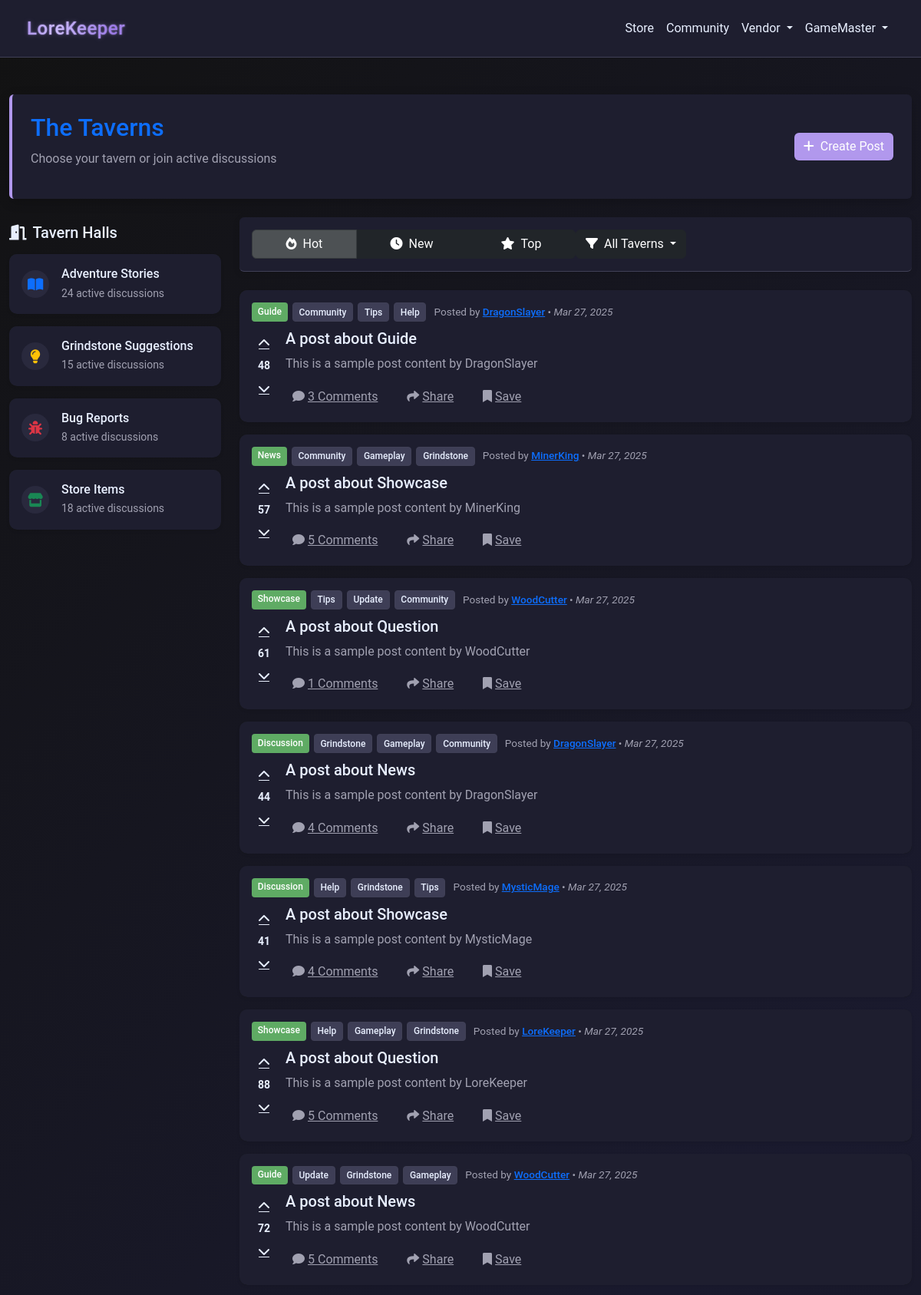
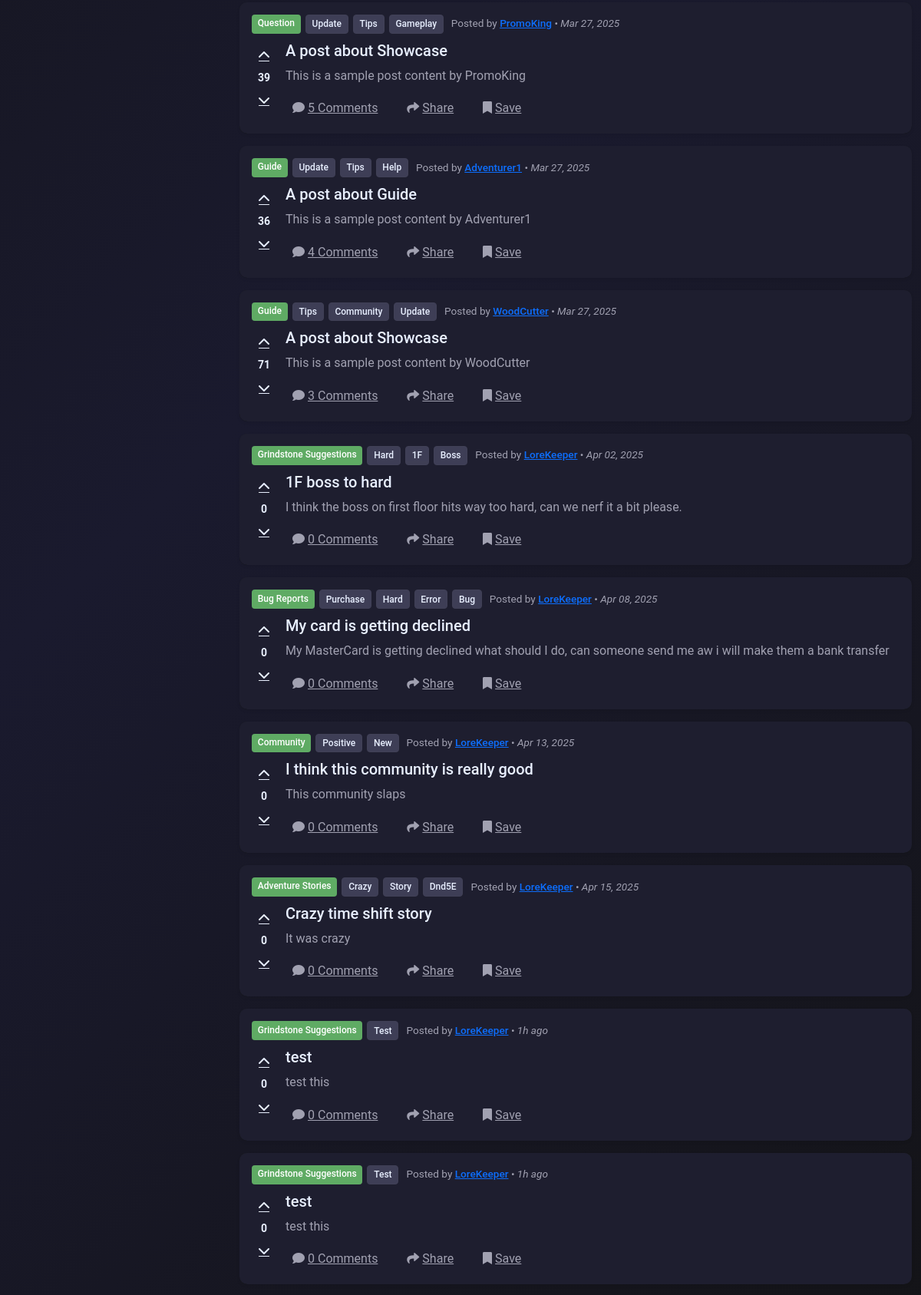
Page /taverns/ (signed in, upper part) on the committed database (2 pictures, top to bottom).
### models.py (models this page shows)
class CommunityPost(db.Model):
    __tablename__ = "community_posts"
    id = db.Column(db.Integer, primary_key=True)
    creator_id = db.Column(
        db.Integer, db.ForeignKey("users.id"), nullable=False, index=True
    )
    title = db.Column(db.String(255), nullable=False)
    content = db.Column(db.Text, nullable=False)
    category = db.Column(db.String(255), nullable=False)
    parent_id = db.Column(
        db.Integer, db.ForeignKey("community_posts.id"), nullable=True
    )
    tags = db.Column(db.String(255))
    upvotes = db.Column(db.Integer, default=0)
    downvotes = db.Column(db.Integer, default=0)
    created_at = db.Column(db.DateTime, default=datetime.utcnow)
    replies = db.relationship(
        "CommunityReply", back_populates="post", lazy=True, cascade="all, delete-orphan"
    )
    creator = db.relationship("User", back_populates="community_posts")

### routes/route_taverns.py (the view)
@taverns_bp.route("/")
@login_required
def taverns():
    reply_counts = (
        db.session.query(
            CommunityReply.post_id, func.count(CommunityReply.id).label("reply_count")
        )
        .group_by(CommunityReply.post_id)
        .subquery()
    )
    posts = (
        db.session.query(
            CommunityPost,
            User.username.label("creator_username"),
            func.coalesce(reply_counts.c.reply_count, 0).label("total_comments"),
        )
        .join(User, CommunityPost.creator_id == User.id)
        .outerjoin(reply_counts, CommunityPost.id == reply_counts.c.post_id)
        .all()
    )
    formatted_posts = []
    for post, username, total_comments in posts:
        post_dict = {
            "id": post.id,
            "title": post.title,
            "content": post.content,
            "category": post.category,
            "tags": post.tags.split(",") if post.tags else [],
            "total_comments": total_comments,
            "upvotes": post.upvotes,
            "downvotes": post.downvotes,
            "created_at": post.created_at,
            "creator_id": post.creator_id,
            "creator_username": username,
        }
        formatted_posts.append(post_dict)
    return render_template("taverns/taverns_index.html", posts=formatted_posts)

### app.py (called while the page is built, shortened)
@app.after_request
def add_header(response):
    response.headers["Cache-Control"] = "no-store"
    return response

@app.before_request
def before_request():
    try:
        if session.get("user_id"):
            session.permanent = True
        else:
            getCookie()
    except Exception:
        session.clear()

@app.template_filter("format_date")
def format_date(date):
    if not date:
        return "N/A"
    from datetime import datetime, timedelta, timezone
    now = datetime.now(timezone.utc).replace(tzinfo=None)
    diff = now - date
    if diff < timedelta(minutes=1):
        return "Just now"
    elif diff < timedelta(hours=1):
        minutes = int(diff.total_seconds() / 60)
        return f"{minutes}m ago"
    elif diff < timedelta(days=1):
        hours = int(diff.total_seconds() / 3600)
        return f"{hours}h ago"
    elif diff < timedelta(days=2):
        return "Yesterday"
    elif diff < timedelta(days=7):
        days = int(diff.total_seconds() / 86400)
        return f"{days} days ago"
    else:
        return date.strftime("%b %d, %Y")

### wrappers.py (called while the page is built)
def login_required(f):
    @wraps(f)
    def decorated_function(*args, **kwargs):
        if not session.get("user_id"):
            flash("You must be logged in to access this page", "warning")
            return redirect(url_for("login"))
        return f(*args, **kwargs)
    return decorated_function

### templates/taverns/taverns_index.html (shortened to what this page needs)
{% extends "nav_footer_template.html" %}
{% block content %}
<div class="content-wrapper">
    <div class="container-fluid py-3 py-md-4">
        <div class="row mb-3 mb-md-4">
            <div class="col-12">
                <div class="forums-header p-3 p-md-4 rounded">
                    <div class="d-flex flex-column flex-md-row justify-content-between align-items-start align-items-md-center">
                <div>
                    <h1 class="h2 text-primary mb-2">The Taverns</h1>
                    <p class="text-muted">Choose your tavern or join active discussions</p>
                </div>
                        <a href="/taverns/create_post" class="btn btn-primary btn-glow mt-2 mt-md-0">
                    <i class="fas fa-plus me-2"></i>Create Post
                        </a>
                    </div>
                </div>
            </div>
        </div>
        <div class="row g-3 g-md-4">
            <div class="col-12 col-lg-3 order-2 order-lg-1">
                <div class="sticky-top pt-2" style="top: 1rem;">
                    <h5 class="text-light mb-3"><i class="fas fa-door-open me-2"></i>Tavern Halls</h5>
                    <div class="card bg-dark border-0 shadow-sm mb-3 tavern-card" data-tavern="Adventure Stories">
                        <div class="card-body p-3">
                            <div class="d-flex align-items-center">
                                <div class="tavern-icon me-3">
                                    <i class="fas fa-book-open text-primary"></i>
                                </div>
                                <div class="flex-grow-1">
                                    <h6 class="mb-1">Adventure Stories</h6>
                                    <div class="small text-muted">24 active discussions</div>
                                </div>
                            </div>
                        </div>
                    </div>
                    <div class="card bg-dark border-0 shadow-sm mb-3 tavern-card" data-tavern="Grindstone Suggestions">
                        <div class="card-body p-3">
                            <div class="d-flex align-items-center">
                                <div class="tavern-icon me-3">
                                    <i class="fas fa-lightbulb text-warning"></i>
                                </div>
                                <div class="flex-grow-1">
                                    <h6 class="mb-1">Grindstone Suggestions</h6>
                                    <div class="small text-muted">15 active discussions</div>
                                </div>
                            </div>
                        </div>
                    </div>
                    <div class="card bg-dark border-0 shadow-sm mb-3 tavern-card" data-tavern="Bug Reports">
                        <div class="card-body p-3">
                            <div class="d-flex align-items-center">
                                <div class="tavern-icon me-3">
                                    <i class="fas fa-bug text-danger"></i>
                                </div>
                                <div class="flex-grow-1">
                                    <h6 class="mb-1">Bug Reports</h6>
                                    <div class="small text-muted">8 active discussions</div>
                                </div>
                            </div>
                        </div>
                    </div>
                    <div class="card bg-dark border-0 shadow-sm mb-3 tavern-card" data-tavern="Store Items">
                        <div class="card-body p-3">
                            <div class="d-flex align-items-center">
                                <div class="tavern-icon me-3">
                                    <i class="fas fa-store text-success"></i>
                                </div>
                                <div class="flex-grow-1">
                                    <h6 class="mb-1">Store Items</h6>
                                    <div class="small text-muted">18 active discussions</div>
                                </div>
                            </div>
                        </div>
                    </div>
                </div>
            </div>
            <div class="col-12 col-lg-9 order-1 order-lg-2 mb-4 mb-lg-0">
                <div class="forums-filter-bar p-2 p-md-3 rounded mb-3 mb-md-4">
                    <div class="d-flex flex-column flex-md-row justify-content-between align-items-center">
                    <div class="btn-group w-100 w-md-auto mb-2 mb-md-0">
                        <button type="button" class="btn btn-dark active">
                            <i class="fas fa-fire me-1 me-md-2"></i><span class="d-none d-sm-inline">Hot</span>
                        </button>
                        <button type="button" class="btn btn-dark">
                            <i class="fas fa-clock me-1 me-md-2"></i><span class="d-none d-sm-inline">New</span>
                        </button>
                        <button type="button" class="btn btn-dark">
                            <i class="fas fa-star me-1 me-md-2"></i><span class="d-none d-sm-inline">Top</span>
                        </button>
                    </div>
                    <div class="dropdown w-100 w-md-auto">
                        <button class="btn btn-dark dropdown-toggle" type="button" data-bs-toggle="dropdown">
                                <i class="fas fa-filter me-2"></i>All Taverns
                        </button>
                        </div>
                    </div>
                </div>
                <div class="posts-container">
                    {% for post in posts %}
                    <div class="card bg-dark border-0 shadow-sm mb-3 post-card">
                        <div class="card-body p-2 p-md-3">
                            <div class="post-content">
                                <div class="post-header">
                                    <div class="post-badges-container">
                                        <span class="badge bg-success">{{post.category}}</span>
                                        {% for tag in post.tags %}
                                        <span class="badge bg-secondary">{{tag.title()}}</span>
                                        {% endfor %}
                                    </div>
                                    <small class="post-author-info">
                                        Posted by <a href="/user/{{post.creator_id}}" class="text-primary post-author" data-user-id="{{post.creator_id}}">{{post.creator_username|default('User')}}</a> •
                                        <span class="post-date" data-date="{{post.created_at}}">{{post.created_at|format_date}}</span>
                                    </small>
                                </div>
                                <div class="d-flex">
                                    <div class="vote-controls-below">
                                        <button class="btn btn-link text-light p-1 vote-btn" title="Upvote" data-post-id="{{post.id}}">
                                            <i class="fas fa-chevron-up"></i>
                                        </button>
                                        <div class="vote-count fw-bold">{{post.upvotes - post.downvotes}}</div>
                                        <button class="btn btn-link text-light p-1 vote-btn" title="Downvote" data-post-id="{{post.id}}">
                                            <i class="fas fa-chevron-down"></i>
                                        </button>
                                    </div>
                                    <div class="post-content-wrapper">
                                        <h5 class="post-title mb-2">
                                            <a href="/taverns/post/{{post.id}}" class="text-light text-decoration-none hover-primary">{{post.title}}</a>
                                        </h5>
                                        <p class="text-muted mb-2 d-none d-sm-block">{{post.content}}</p>
                                        <div class="post-actions">
                                            <button class="btn btn-link text-muted p-0 me-3 post-action-btn">
                                                <i class="fas fa-comment me-1"></i><span class="d-none d-sm-inline">{{post.total_comments|default('0')}} Comments</span>
                                            </button>
                                            <button class="btn btn-link text-muted p-0 me-3 post-action-btn">
                                                <i class="fas fa-share me-1"></i><span class="d-none d-sm-inline">Share</span>
                                            </button>
                                            <button class="btn btn-link text-muted p-0 post-action-btn">
                                                <i class="fas fa-bookmark me-1"></i><span class="d-none d-sm-inline">Save</span>
                                            </button>
                                        </div>
                                    </div>
                                </div>
                            </div>
                        </div>
                    </div>
                    {% endfor %}
                </div>
            </div>
        </div>
    </div>
</div>
{% endblock %}

### templates/taverns/taverns_index.html (style rules this page uses)
body { display: flex; flex-direction: column; min-height: 100vh; }
.content-wrapper { flex: 1 0 auto; display: flex; flex-direction: column; }
.container-fluid { flex: 1 0 auto; }
.forums-header { background-color: var(--card-background); border-left: 4px solid var(--accent-color); box-shadow: 0 4px 15px rgba(0, 0, 0, 0.2); transition: all 0.3s ease; }
.btn-glow { position: relative; overflow: hidden; transition: all 0.3s ease; }
.btn-glow:after { content: ''; position: absolute; top: -50%; left: -50%; width: 200%; height: 200%; background: linear-gradient( to bottom right, rgba(255, 255, 255, 0) 0%, rgba(255, 255, 255, 0.03) 40%, rgba(255, 255, 255, 0.08) 50%, rgba(255, 255, 255, 0.03) 60%, rgba(255, 255, 255, 0) 100% ); transform: rotate(45deg); opacity: 0; transition: 0.7s; }
.forums-filter-bar { background-color: var(--card-background); border-bottom: 1px solid var(--input-border); box-shadow: 0 2px 10px rgba(0, 0, 0, 0.1); }
.tavern-card { transition: all 0.3s ease; cursor: pointer; overflow: hidden; }
.tavern-icon { display: flex; align-items: center; justify-content: center; width: 36px; height: 36px; background-color: var(--input-background); border-radius: 50%; transition: all 0.3s ease; }
.tavern-icon i { font-size: 18px; transition: all 0.3s ease; }
.post-card { transition: all 0.3s ease; border-left: 3px solid transparent; }
.vote-btn { transition: all 0.2s ease; border-radius: 4px; width: 32px; height: 32px; display: flex; align-items: center; justify-content: center; }
.vote-count { font-size: 16px; min-width: 32px; text-align: center; transition: all 0.2s ease; }
.post-action-btn { transition: all 0.2s ease; border-radius: 4px; padding: 4px 8px !important; margin-top: 5px; display: inline-block; }
.sticky-top { z-index: 1020; }
.badge { transition: all 0.2s ease; }
.post-author { position: relative; transition: all 0.2s ease; font-weight: 500; }
.post-author:after { content: ''; position: absolute; bottom: -2px; left: 0; width: 0; height: 1px; background-color: var(--accent-color); transition: width 0.3s ease; }
.post-date { font-style: italic; }
.post-content h5 a { transition: color 0.2s ease; }
.vote-controls-below { display: flex; flex-direction: column; align-items: center; justify-content: flex-start; float: left; margin-right: 12px; margin-top: 2px; }
.vote-controls-below .vote-btn { display: flex; align-items: center; justify-content: center; width: 32px; height: 32px; padding: 0; margin: 0; }
.vote-controls-below .vote-count { font-weight: bold; text-align: center; font-size: 14px; margin: 2px 0; }
.post-header { display: flex; flex-wrap: wrap; align-items: center; margin-bottom: 10px; gap: 10px; }
.post-badges-container { display: flex; flex-wrap: wrap; gap: 6px; margin-bottom: 0; }
.post-author-info { white-space: nowrap; color: var(--text-muted); font-size: 0.85rem; }

### rows in the picture
CommunityPost: category "Guide", title "Community" "Tips" "Help", creator_username "DragonSlayer", created_at "Mar 27, 2025", upvotes "48", title "A post about Guide", content "This is a sample post content by DragonSlayer", total_comments "3"
CommunityPost: category "News", title "Community" "Gameplay" "Grindstone", creator_username "MinerKing", created_at "Mar 27, 2025", upvotes "57", title "A post about Showcase", content "This is a sample post content by MinerKing", total_comments "5"
CommunityPost: category "Showcase", title "Tips" "Update" "Community", creator_username "WoodCutter", created_at "Mar 27, 2025", upvotes "61", title "A post about Question", content "This is a sample post content by WoodCutter", total_comments "1"
CommunityPost: category "Discussion", title "Grindstone" "Gameplay" "Community", creator_username "DragonSlayer", created_at "Mar 27, 2025", upvotes "44", title "A post about News", content "This is a sample post content by DragonSlayer", total_comments "4"
CommunityPost: category "Discussion", title "Help" "Grindstone" "Tips", creator_username "MysticMage", created_at "Mar 27, 2025", upvotes "41", title "A post about Showcase", content "This is a sample post content by MysticMage", total_comments "4"
CommunityPost: category "Showcase", title "Help" "Gameplay" "Grindstone", creator_username "LoreKeeper", created_at "Mar 27, 2025", upvotes "88", title "A post about Question", content "This is a sample post content by LoreKeeper", total_comments "5"
CommunityPost: category "Guide", title "Update" "Grindstone" "Gameplay", creator_username "WoodCutter", created_at "Mar 27, 2025", upvotes "72", title "A post about News", content "This is a sample post content by WoodCutter", total_comments "5"
CommunityPost: category "Question", title "Update" "Tips" "Gameplay", creator_username "PromoKing", created_at "Mar 27, 2025", upvotes "39", title "A post about Showcase", content "This is a sample post content by PromoKing", total_comments "5"
CommunityPost: category "Guide", title "Update" "Tips" "Help", creator_username "Adventurer1", created_at "Mar 27, 2025", post.upvotes-post.downvotes "36", title "A post about Guide", content "This is a sample post content by Adventurer1", total_comments "4"
CommunityPost: category "Guide", title "Tips" "Community" "Update", creator_username "WoodCutter", created_at "Mar 27, 2025", upvotes "71", title "A post about Showcase", content "This is a sample post content by WoodCutter", total_comments "3"
CommunityPost: category "Grindstone Suggestions", title "Hard" "1F" "Boss", creator_username "LoreKeeper", created_at "Apr 02, 2025", upvotes "0", title "1F boss to hard", content "I think the boss on first floor hits way too hard, can we nerf it a bit please.", total_comments "0"
CommunityPost: category "Bug Reports", title "Purchase" "Hard" "Error" "Bug", creator_username "LoreKeeper", created_at "Apr 08, 2025", upvotes "0", title "My card is getting declined", content "My MasterCard is getting declined what should I do, can someone send me aw i will make them a bank transfer", total_comments "0"
CommunityPost: category "Community", title "Positive" "New", creator_username "LoreKeeper", created_at "Apr 13, 2025", upvotes "0", title "I think this community is really good", content "This community slaps", total_comments "0"
CommunityPost: category "Adventure Stories", title "Crazy" "Story" "Dnd5E", creator_username "LoreKeeper", created_at "Apr 15, 2025", upvotes "0", title "Crazy time shift story", content "It was crazy", total_comments "0"
CommunityPost: category "Grindstone Suggestions", title "Test", creator_username "LoreKeeper", created_at "1h ago", upvotes "0", title "test", content "test this", total_comments "0"
CommunityPost: category "Grindstone Suggestions", title "Test", creator_username "LoreKeeper", created_at "1h ago", upvotes "0", title "test", content "test this", total_comments "0"

### other values in the picture
{{ session['username'] }} "GameMaster"
